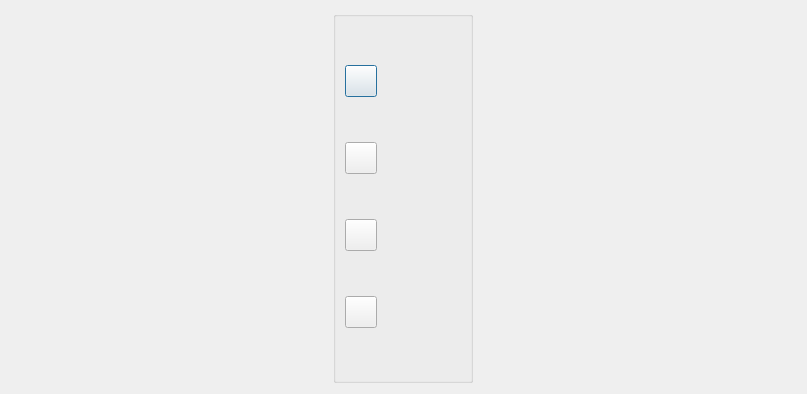
<?xml version="1.0" encoding="UTF-8"?>
<ui version="4.0">
 <class>ImageEditForm</class>
 <widget class="QDialog" name="ImageEditForm">
  <property name="geometry">
   <rect>
    <x>0</x>
    <y>0</y>
    <width>807</width>
    <height>394</height>
   </rect>
  </property>
  <property name="windowTitle">
   <string>Dialog</string>
  </property>
  <layout class="QHBoxLayout" name="horizontalLayout">
   <item>
    <layout class="QHBoxLayout" name="imageLayout">
     <property name="sizeConstraint">
      <enum>QLayout::SetDefaultConstraint</enum>
     </property>
    </layout>
   </item>
   <item>
    <widget class="QGroupBox" name="groupBox">
     <property name="maximumSize">
      <size>
       <width>140</width>
       <height>16777215</height>
      </size>
     </property>
     <property name="title">
      <string/>
     </property>
     <layout class="QVBoxLayout" name="verticalLayout">
      <item>
       <widget class="QPushButton" name="increaseSaturation">
        <property name="maximumSize">
         <size>
          <width>32</width>
          <height>32</height>
         </size>
        </property>
        <property name="text">
         <string/>
        </property>
        <property name="icon">
         <iconset resource="resources.qrc">
          <normaloff>:/icons/contrast.ico</normaloff>:/icons/contrast.ico</iconset>
        </property>
        <property name="iconSize">
         <size>
          <width>24</width>
          <height>24</height>
         </size>
        </property>
       </widget>
      </item>
      <item>
       <widget class="QPushButton" name="pushButton">
        <property name="maximumSize">
         <size>
          <width>32</width>
          <height>32</height>
         </size>
        </property>
        <property name="text">
         <string/>
        </property>
        <property name="icon">
         <iconset resource="resources.qrc">
          <normaloff>:/icons/rotate.ico</normaloff>:/icons/rotate.ico</iconset>
        </property>
        <property name="iconSize">
         <size>
          <width>24</width>
          <height>24</height>
         </size>
        </property>
       </widget>
      </item>
      <item>
       <widget class="QPushButton" name="saveButton">
        <property name="maximumSize">
         <size>
          <width>32</width>
          <height>32</height>
         </size>
        </property>
        <property name="text">
         <string/>
        </property>
        <property name="icon">
         <iconset resource="resources.qrc">
          <normaloff>:/icons/save.ico</normaloff>:/icons/save.ico</iconset>
        </property>
        <property name="iconSize">
         <size>
          <width>24</width>
          <height>24</height>
         </size>
        </property>
       </widget>
      </item>
      <item>
       <widget class="QPushButton" name="greyscaleButton">
        <property name="maximumSize">
         <size>
          <width>32</width>
          <height>32</height>
         </size>
        </property>
        <property name="text">
         <string/>
        </property>
        <property name="icon">
         <iconset resource="resources.qrc">
          <normaloff>:/icons/greyscale.ico</normaloff>:/icons/greyscale.ico</iconset>
        </property>
        <property name="iconSize">
         <size>
          <width>24</width>
          <height>24</height>
         </size>
        </property>
       </widget>
      </item>
     </layout>
    </widget>
   </item>
  </layout>
 </widget>
 <resources>
  <include location="resources.qrc"/>
 </resources>
 <connections/>
</ui>
